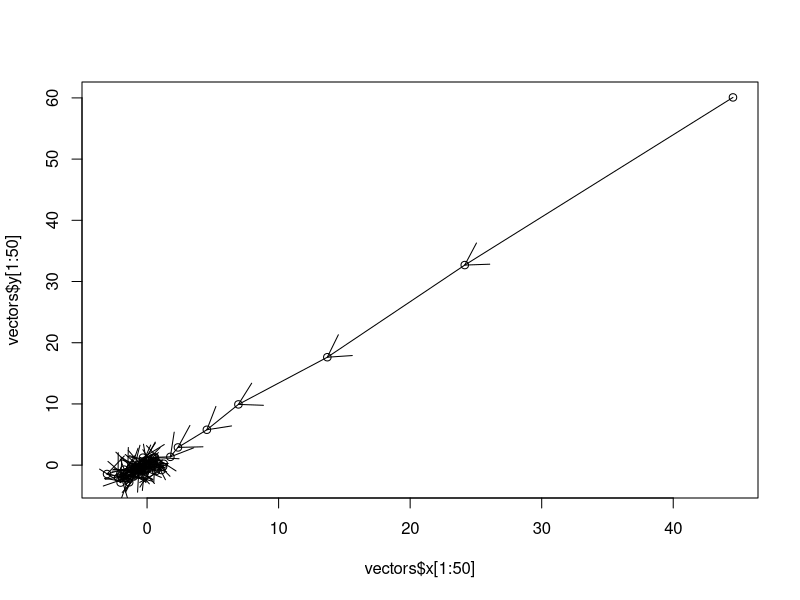
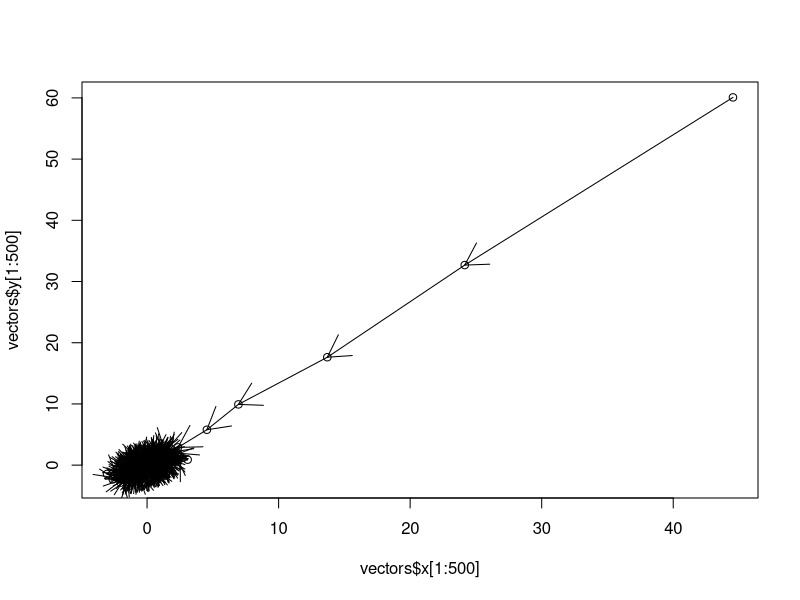
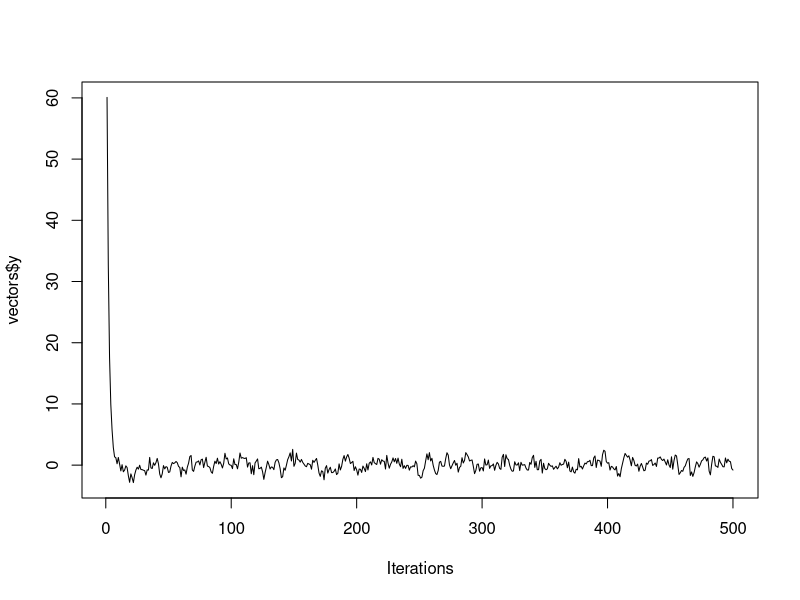
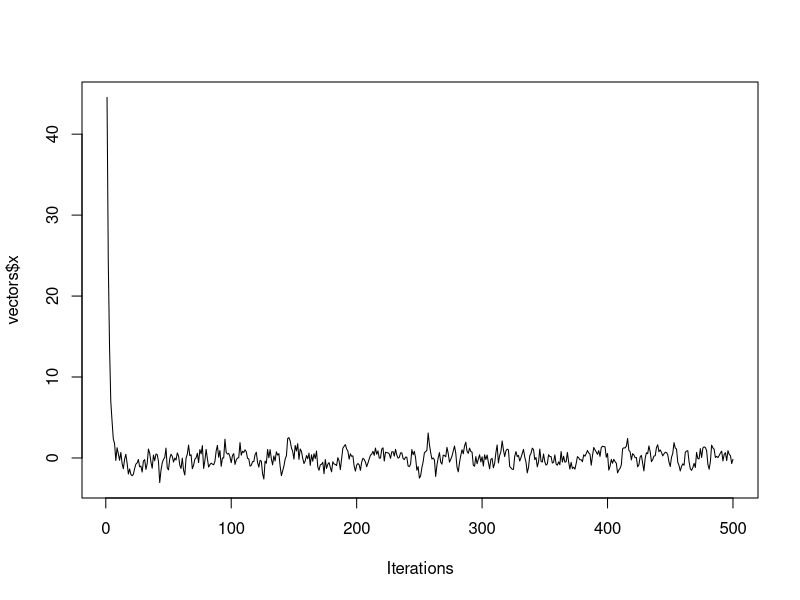
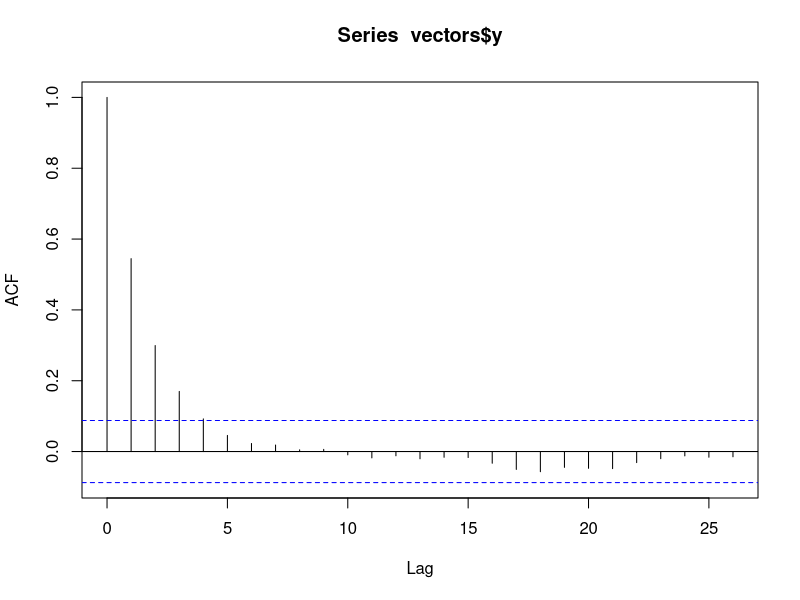
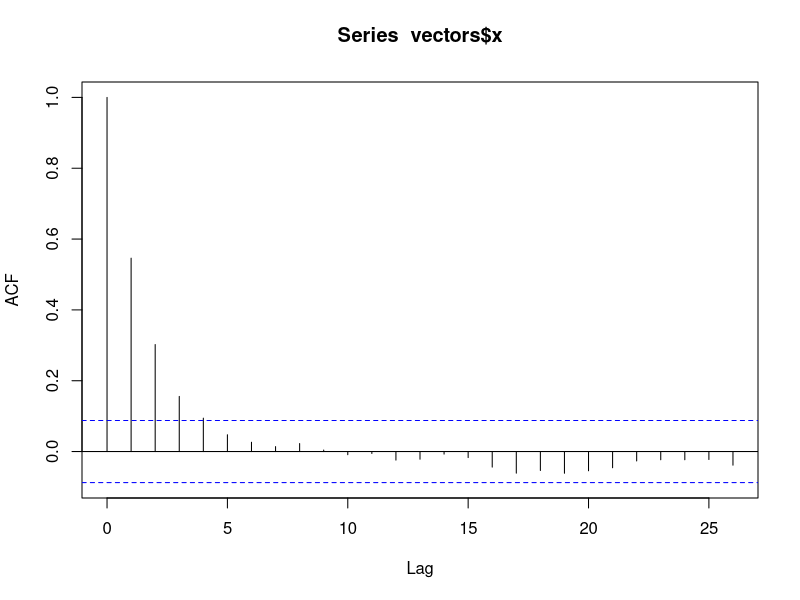
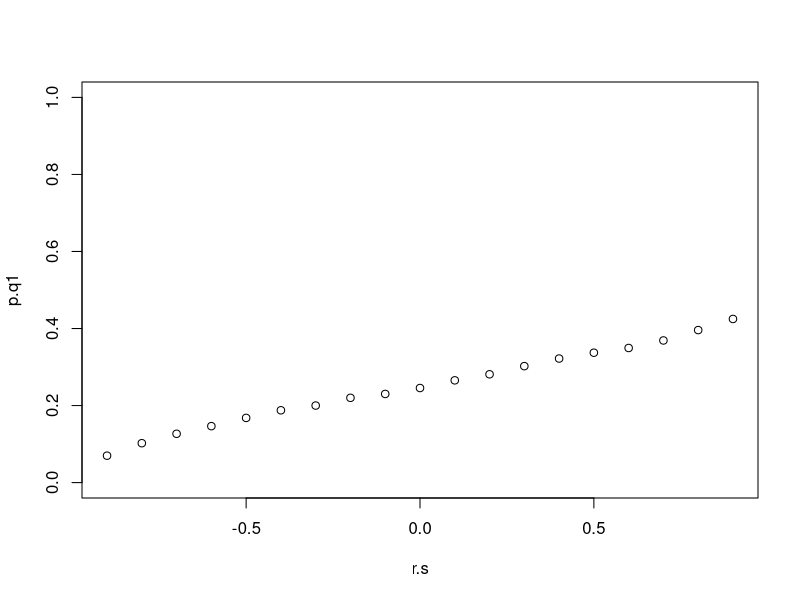
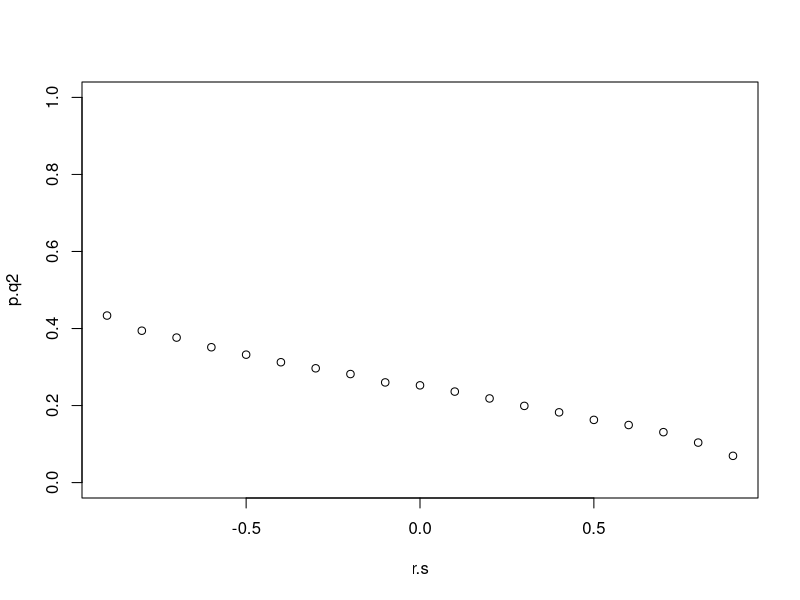

Reproduce these figures in R, in order.

#Gibbs function receives four parameters: "roe" for correlation, "N" for number of realizations, "lag" for determining how many realizations to skip between saves, and "burnin" for determining how many realizations to skip before starting to save. Gibbs generates N independent random normal values.
gibbs <- function(roe,N,lag,burnin) {
	
	#Set N to be Nations*lag+burnin
	N <- N*lag + burnin
	#Initialize x and y
	x <- 80
	y <- 80
	#Initialize vectors
	x.s <- NULL
	y.s <- NULL
	
  for(i in 1:N) {
	
	#generate a "y"
	y <- rnorm(1, roe*x, sqrt(1-roe^2))
	#generate an "x"
	x <- rnorm(1, roe*y, sqrt(1-roe^2))
	
  #if i is greater than burnin and if i is a multiple of the lag, store x and y
  if(i > burnin) {
  	if(i %% lag == 0) {
		x.s <- c(x.s,x)
		y.s <- c(y.s,y)
    }
   }
  }
  vectors <- list("x" = x.s, "y" = y.s)
  return(vectors)
 }

##1##
#Run Gibbs with N=500, lag=1, and burnin=0
roe <- 0.75
N <- 500
lag <- 1
burnin <- 0

vectors <- gibbs(roe,N,lag,burnin)

#a
#Plot first 50 values and connect the points in order generated using arrows command

plot(vectors$x[1:50],vectors$y[1:50])
arrows(vectors$x[1:49],vectors$y[1:49],vectors$x[2:50],vectors$y[2:50],size=0.1,open=T)

#b
#Plot all 500 values with arrows to illustrate possible values for lag and burnin

plot(vectors$x[1:500],vectors$y[1:500])
arrows(vectors$x[1:499],vectors$y[1:499],vectors$x[2:500],vectors$y[2:500],size=0.1,open=T)

#c
#Use x.s and y.s from initial run to determine values for burnin based on drop in ts.plot - take larger drop to set burnin.

ts.plot(vectors$y,xlab="Iterations")
ts.plot(vectors$x,xlab="Iterations")

#Set burnin to 20 (10 may work but choose 20 to be conservative)

#d
#Use x.s and y.s from initial run to determine values for lag based on largest acf - autocorrelation - for both vectors, x.s and y.s (conservatively select bar that falls below the line).

acf(vectors$y)
acf(vectors$x)

#Set lag to 5

#e
#Run Gibbs with N=10000, lag=5, and burnin=20 and verify normality
roe <- 0.75
N <- 10000
lag <- 5
burnin <- 20

vectors <- gibbs(roe,N,lag,burnin)

mean(vectors$x)
#[1] -0.003423303

var(vectors$x)
#[1] 1.014041

quantile(vectors$x)
#          0%          25%          50%          75%         100% 
#-3.792598217 -0.683614847  0.002497831  0.655396187  3.577334894

mean(vectors$y)
#[1] -0.000683986

var(vectors$y)
#[1] 1.006094

quantile(vectors$y)
#         0%         25%         50%         75%        100% 
#-3.61015779 -0.68406521 -0.01410746  0.66701307  3.92869627

##2##
#a
roe <- -0.9
N <- 15000
lag <- 5
burnin <- 20

r.s <- NULL
p.q1 <- NULL
p.q2 <- NULL
p.q1n4 <- NULL
p <- 0

while(roe <= .9) {
	
	#create roe vector
	r.s <- c(r.s,roe)
	
	#Run gibbs to generate two independent normal random variables
	vectors <- gibbs(roe,N,lag,burnin)
	
	#initialize xy.s - vector to store scenarios
	xy.s <- NULL
	#restrict x and y to quadrant 1
	xy.s <- (vectors$x > 0 & vectors$y > 0)
	count <- 0
    count <- length(xy.s[xy.s=="TRUE"])
	p <- count/N
	#accumulate probabilities for quadrant 1
	p.q1 <- c(p.q1,p)
	
	xy.s <- NULL
	#restrict x and y to quadrant 2
	xy.s <- (vectors$x < 0 & vectors$y > 0)
	count <- 0
    count <- length(xy.s[xy.s=="TRUE"])
	p <- count/N
	#accumulate probabilities for quadrant 1
	p.q2 <- c(p.q2,p)
	
	xy.s <- NULL
	#restrict x and y to quadrants 1 and 4
	xy.s <- (vectors$x > 0)
	count <- 0
    count <- length(xy.s[xy.s=="TRUE"])
	p <- count/N
	#accumulate probabilities for quadrants 1 and 4
	p.q1n4 <- c(p.q1n4,p)

	
	#increment roe by 0.1
	roe <- roe + 0.1
}

#Plot probability vs roe with vertical axis limits (0,1) for each scenario
plot(r.s,p.q1,ylim=c(0,1))
plot(r.s,p.q2,ylim=c(0,1))
plot(r.s,p.q1n4,ylim=c(0,1))





